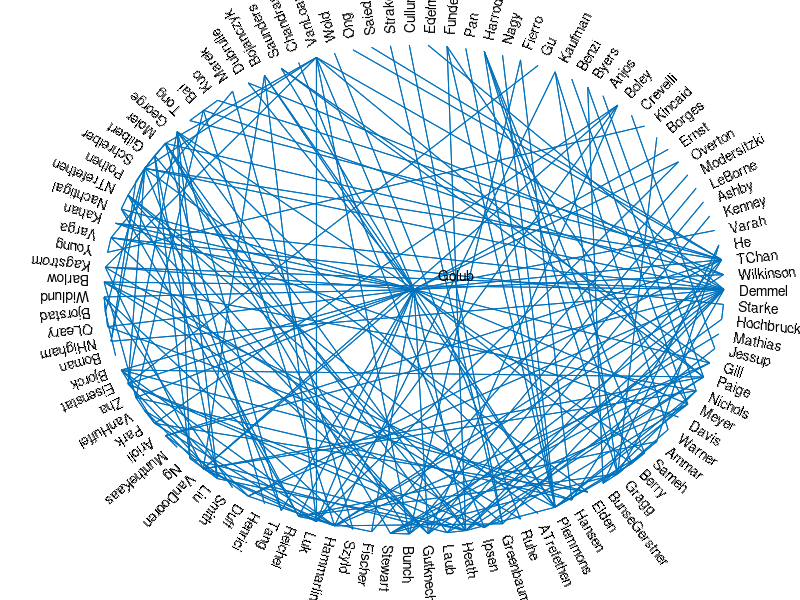

MATLAB code to generate this figure:
% DRAWIT  Script to plot the graph of coauthors from Householder 93.

if ~exist('prcm') 
    load housegraph;
end;

% A    is the adjacency matrix.
% name is the vector of people's names.
% xy   is just xy coords of points on the unit circle (and the origin).

nfolks = max(size(A));

clf 
gplot(A,xy);
axis off;
x = xy(:,1) * 1.05;
y = xy(:,2) * 1.05;
x(1) = .08;         % Put names(1) in the center of the circle.
y(1) = .06;
h = text(x,y,name);

for k = 2:nfolks    % Shrink the font for the other names, and rotate them.
    set(h(k),'fontsize',10);
    set(h(k),'rotation',180/pi*atan2(y(k),x(k)));
end
